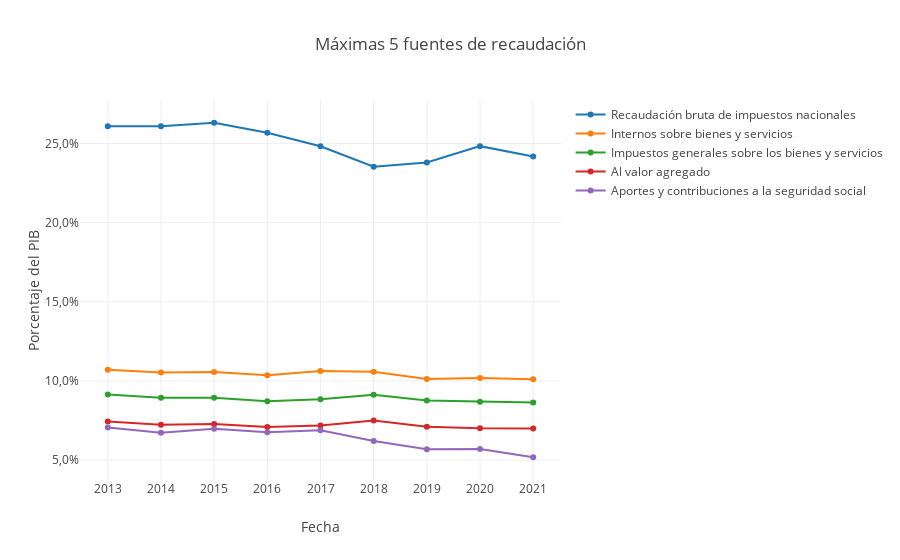

The code cell stored with this chart in its notebook:
### Code cell
plot_serie_tiempo = go.Figure()

for col in top_5_x_pbi.columns[2:]:
    plot_serie_tiempo.add_trace(go.Scatter(
        x=top_5_x_pbi.index,y=top_5_x_pbi[col], name=col))
    
plot_serie_tiempo.update_layout(
    template=None,
    title_text="Máximas 5 fuentes de recaudación",
    separators = ",.",
    yaxis=dict(title_text = "Porcentaje del PIB",
                 tickformat = ",.1%"),
    xaxis=dict(title_text = "Fecha", 
                 type = "category") 
)
plot_serie_tiempo

### Figure 1 — Plotly figure (JSON) as saved in the notebook; plotly's stock layout.template omitted (floating-point values rounded to 4 significant figures)
{"data": [{"name": "Recaudación bruta de impuestos nacionales", "type": "scatter", "x": ["2013", "2014", "2015", "2016", "2017", "2018", "2019", "2020", "2021"], "y": [0.261, 0.261, 0.2632, 0.2568, 0.2483, 0.2354, 0.238, 0.2484, 0.2418]}, {"name": "Internos sobre bienes y servicios", "type": "scatter", "x": ["2013", "2014", "2015", "2016", "2017", "2018", "2019", "2020", "2021"], "y": [0.1071, 0.1053, 0.1056, 0.1036, 0.1063, 0.1057, 0.1011, 0.1018, 0.1011]}, {"name": "Impuestos generales sobre los bienes y servicios", "type": "scatter", "x": ["2013", "2014", "2015", "2016", "2017", "2018", "2019", "2020", "2021"], "y": [0.09147, 0.08929, 0.08931, 0.08713, 0.08839, 0.09121, 0.08756, 0.08684, 0.08639]}, {"name": "Al valor agregado", "type": "scatter", "x": ["2013", "2014", "2015", "2016", "2017", "2018", "2019", "2020", "2021"], "y": [0.07437, 0.07233, 0.07273, 0.07088, 0.07179, 0.07491, 0.07109, 0.07003, 0.06999]}, {"name": "Aportes y contribuciones a la seguridad social", "type": "scatter", "x": ["2013", "2014", "2015", "2016", "2017", "2018", "2019", "2020", "2021"], "y": [0.0705, 0.06719, 0.06976, 0.06758, 0.06881, 0.06202, 0.05685, 0.05689, 0.05174]}], "layout": {"separators": ",.", "title": {"text": "Máximas 5 fuentes de recaudación"}, "xaxis": {"title": {"text": "Fecha"}, "type": "category"}, "yaxis": {"tickformat": ",.1%", "title": {"text": "Porcentaje del PIB"}}}}
